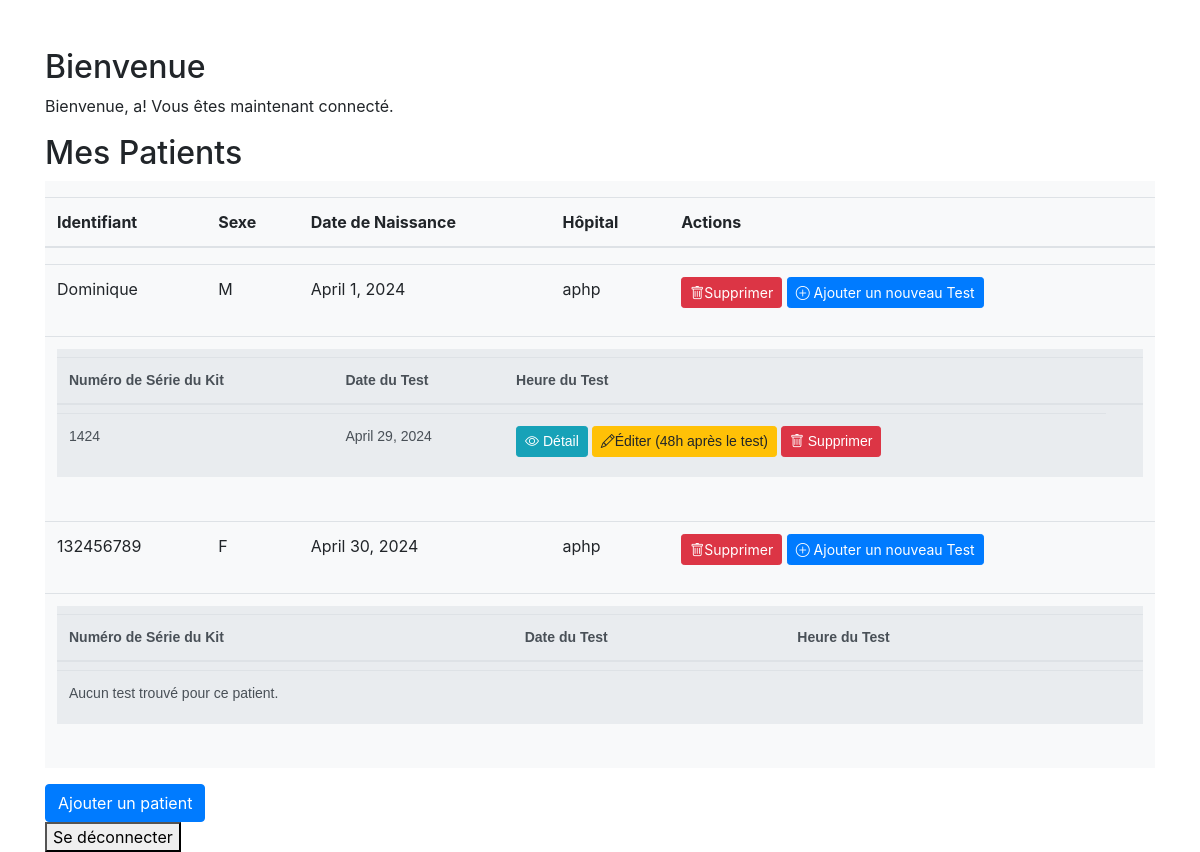
/welcome/ (signed in), run on an earlier commit of the app's database.
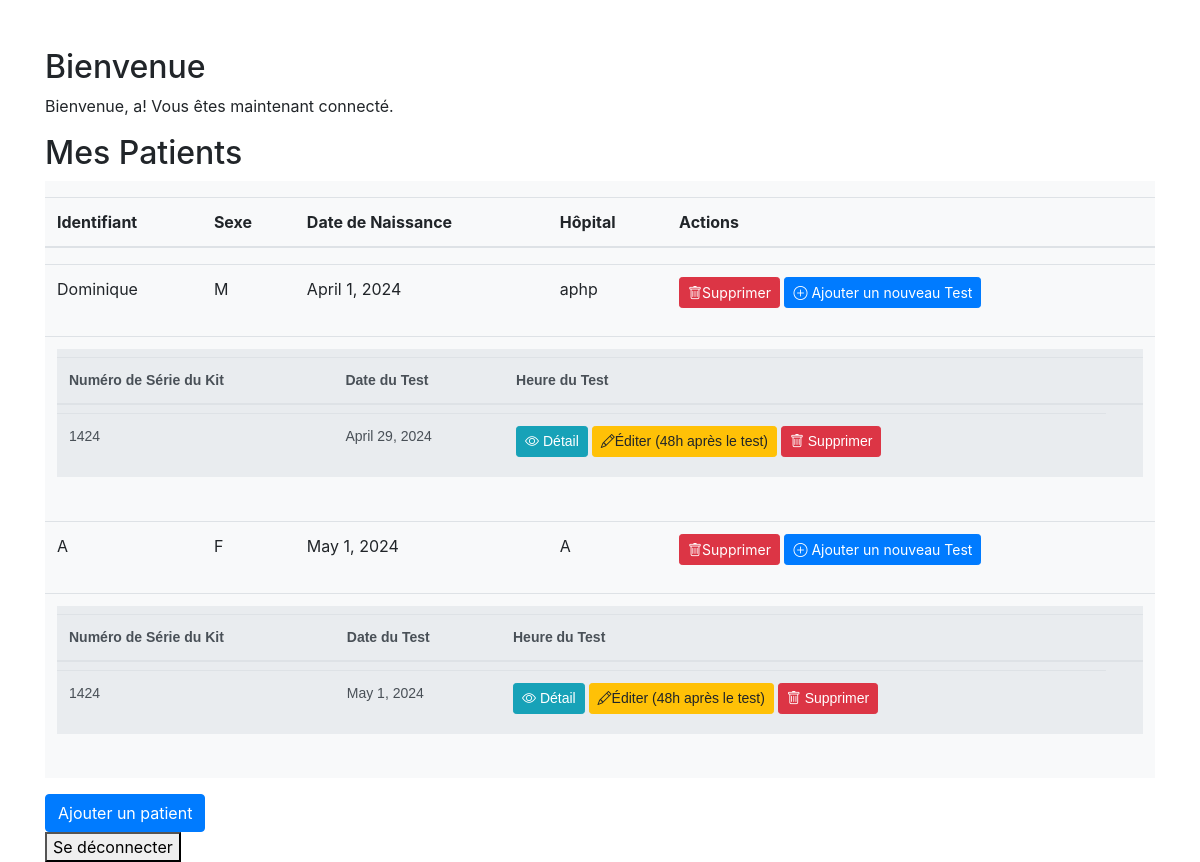
And on a later commit of the database.
### WEBAPP/models.py (models this page shows, shortened)
class CustomUser(AbstractUser):
    username = models.EmailField('email address', unique=True)  # Email comme identifiant unique
    first_name = models.CharField('first name', max_length=30, blank=True)
    last_name = models.CharField('last name', max_length=150, blank=True)
    center = models.CharField('center', max_length=100, blank=True)
    is_active = models.BooleanField(default=False)
    USERNAME_FIELD = 'username'
    REQUIRED_FIELDS = []

class Patient(models.Model):
    SEX_CHOICES = (
        ('M', 'Homme'),
        ('F', 'Femme'),
    )
    user = models.ForeignKey(settings.AUTH_USER_MODEL, on_delete=models.CASCADE, related_name='patients', verbose_name="Utilisateur")
    patient_id = models.CharField(max_length=100, verbose_name="Identifiant du Patient")
    sex = models.CharField(max_length=1, choices=(('M', 'Homme'), ('F', 'Femme')), verbose_name="Sexe")
    birth_date = models.DateField(verbose_name="Date de naissance")
    hospital = models.CharField(max_length=100, verbose_name="Hôpital")

class Test(models.Model):
    user = models.ForeignKey(settings.AUTH_USER_MODEL, on_delete=models.CASCADE, related_name='tests')
    patient = models.ForeignKey("Patient", related_name='tests', on_delete=models.CASCADE)
    serial_number = models.CharField(max_length=4)
    test_date = models.DateField()
    bio_sample_date = models.DateField(default=datetime.date.today)
    BKv_peptide_activation = models.IntegerField(max_length=3,default='0')
    background = models.IntegerField(max_length=3,default='0')
    immuno_sample_date = models.DateField(default=datetime.date.today)
    BK_viral_load = models.IntegerField(default='1')
    POWER_CHOICES = [
        (0, '0'),
        (1, '1'),
        (2, '2'),
        (3, '3'),
        (4, '4'),
        (5, '5'),
        (6, '6'),
        (7, '7'),
        (8, '8'),
    ]
    power_field = models.IntegerField(choices=POWER_CHOICES,default='4')
    gen_sample_date = models.DateField(default=datetime.date.today)
    mismatch_number_CHOICES = [
        (0, '0'),
        (1, '1'),
        (2, '2'),
        (3, '3'),
        (4, '4'),
        (5, '5'),
        (6, '6'),
        (7, '7'),
        (8, '8'),
        (9, '9'),
        (10, '10'),
        (11, '11'),
        (12, '12'),
    ]
    mismatch_number = models.IntegerField(choices=mismatch_number_CHOICES,default='4')
    gen1 = models.FloatField(null=True, blank=True)
    bio1 = models.FloatField(null=True, blank=True)
    immuno1 = models.FloatField(null=True, blank=True)
    distance_svm = models.FloatField(null=True, blank=True)
    indice_knn = models.IntegerField(null=True, blank=True)
    risque = models.CharField(max_length=100, null=True, blank=True)

### WEBAPP/views.py (the view)
# urls.py: path('welcome/', views.welcome, name='welcome'),
@login_required
def welcome(request):
    patients = request.user.patients.all()  # Afficher uniquement les patients de l'utilisateur connecté
    return render(request, 'WEBAPP/welcome.html', {'patients': patients})

### WEBAPP/templates/WEBAPP/welcome.html (shortened to what this page needs)
{% extends 'base.html' %}
{% block content %}
    <h2>Bienvenue</h2>
    <p>Bienvenue, {{ user.first_name }}! Vous êtes maintenant connecté.</p>
    <h2>Mes Patients</h2>
    <table class="table patient-table">
        <thead>
            <tr>
                <th>Identifiant</th>
                <th>Sexe</th>
                <th>Date de Naissance</th>
                <th>Hôpital</th>
                <th>Actions</th>
            </tr>
        </thead>
        <tbody>
            {% for patient in patients %}
            <tr>
                <td>{{ patient.patient_id }}</td>
                <td>{{ patient.sex }}</td>
                <td>{{ patient.birth_date }}</td>
                <td>{{ patient.hospital }}</td>
                <td>
                    <a href="{% url 'delete_patient_confirm' patient.id %}" class="btn btn-danger btn-sm">  <i class="bi bi-trash"></i>Supprimer</a>
                    <a href="{% url 'add_test' patient.id %}" class="btn btn-primary btn-sm"> <i class="bi bi-plus-circle"></i>  Ajouter un nouveau Test</a>
                </td>
            </tr>
            <tr>
                <td colspan="5">
                    <table class="table test-table">
                        <thead>
                            <tr>
                                <th>Numéro de Série du Kit</th>
                                <th>Date du Test</th>
                                <th>Heure du Test</th>
                                <th></th>
                            </tr>
                        </thead>
                        <tbody>
                            {% for test in patient.tests.all %}
                            <tr>
                                <td>{{ test.serial_number }}</td>
                                <td>{{ test.test_date }}</td>
                                <td>
                                    <a href="{% url 'read_test' test.id %}" class="btn btn-info btn-sm me-2">
                                        <i class="bi bi-eye"></i> Détail
                                    </a>
                                    <a href="{% url 'edit_test' test.id %}" class="btn btn-warning btn-sm"> <i class="bi bi-pencil"></i>Éditer (48h après le test)</a>
                                    <a href="{% url 'delete_test' test.id %}" class="btn btn-danger btn-sm">
                                        <i class="bi bi-trash"></i> Supprimer
                                    </a>
                                 </td>
                            </tr>
                            {% empty %}
                            <tr><td colspan="4">Aucun test trouvé pour ce patient.</td></tr>
                            {% endfor %}
                        </tbody>
                    </table>
                </td>
            </tr>
            {% endfor %}
        </tbody>
    </table>
<a href="{% url 'add_patient_and_test' %}" class="btn btn-primary">Ajouter un patient</a>
    <form action="{% url 'logout' %}" method="post">
        <button type="submit">Se déconnecter</button>
    </form>
{% endblock %}

### WEBAPP/templates/base.html (shortened to what this page needs)
{% load static %}
<!DOCTYPE html>
<html lang="fr">
<head>
    <link rel="stylesheet" href="https://stackpath.bootstrapcdn.com/bootstrap/4.5.2/css/bootstrap.min.css">
    <link href="{% static 'WEBAPP/styles.css' %}" rel="stylesheet">
        <link href="https://cdn.jsdelivr.net/npm/bootstrap-icons/font/bootstrap-icons.css" rel="stylesheet">
</head>
<body>
    <div class="container mt-5">
        {% block content %}{% endblock %}
    </div>
</body>
</html>

### static/WEBAPP/styles.css (style rules this page uses)
.table { width: 100%; margin-bottom: 1rem; color: #212529; }
.table th, .table td { padding: 0.75rem; vertical-align: top; border-top: 1px solid #dee2e6; }
.patient-table { background-color: #f8f9fa; border-collapse: separate; border-spacing: 0 1em; }
.patient-table th, .patient-table td { font-size: 16px; }
.test-table { font-family: 'Arial', sans-serif; background-color: #e9ecef; color: #495057; border-collapse: separate; border-spacing: 0 0.5em; }
.test-table th, .test-table td { font-size: 14px; }

What changed in the data, as far as the page shows it:
removed Patient: patient_id "132456789", sex "F", birth_date "April 30, 2024", hospital "aphp"
added Patient: patient_id "A", sex "F", birth_date "May 1, 2024", hospital "A"
added Test: serial_number "1424", test_date "May 1, 2024", shown under "A"
